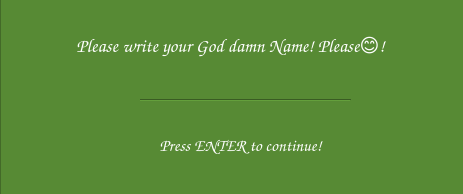
<?xml version="1.0" encoding="UTF-8"?>
<ui version="4.0">
 <class>SnekuStart</class>
 <widget class="QMainWindow" name="SnekuStart">
  <property name="geometry">
   <rect>
    <x>0</x>
    <y>0</y>
    <width>463</width>
    <height>194</height>
   </rect>
  </property>
  <property name="windowTitle">
   <string>MainWindow</string>
  </property>
  <widget class="QWidget" name="centralwidget">
   <widget class="QFrame" name="main_farme">
    <property name="geometry">
     <rect>
      <x>0</x>
      <y>-20</y>
      <width>681</width>
      <height>601</height>
     </rect>
    </property>
    <property name="styleSheet">
     <string notr="true">background-color: rgb(87, 138, 52);</string>
    </property>
    <property name="frameShape">
     <enum>QFrame::StyledPanel</enum>
    </property>
    <property name="frameShadow">
     <enum>QFrame::Raised</enum>
    </property>
    <widget class="Line" name="line">
     <property name="geometry">
      <rect>
       <x>140</x>
       <y>110</y>
       <width>211</width>
       <height>20</height>
      </rect>
     </property>
     <property name="styleSheet">
      <string notr="true">gridline-color: rgb(255, 255, 255);</string>
     </property>
     <property name="orientation">
      <enum>Qt::Horizontal</enum>
     </property>
    </widget>
    <widget class="QLabel" name="enter_label">
     <property name="geometry">
      <rect>
       <x>10</x>
       <y>40</y>
       <width>441</width>
       <height>51</height>
      </rect>
     </property>
     <property name="sizePolicy">
      <sizepolicy hsizetype="Ignored" vsizetype="Preferred">
       <horstretch>0</horstretch>
       <verstretch>0</verstretch>
      </sizepolicy>
     </property>
     <property name="font">
      <font>
       <family>Comic Sans MS</family>
       <pointsize>14</pointsize>
       <weight>75</weight>
       <bold>true</bold>
      </font>
     </property>
     <property name="styleSheet">
      <string notr="true">color: rgb(255, 255, 255);</string>
     </property>
     <property name="text">
      <string>Please write your God damn Name! Please😊!</string>
     </property>
     <property name="alignment">
      <set>Qt::AlignCenter</set>
     </property>
    </widget>
    <widget class="QLabel" name="enter_label_2">
     <property name="geometry">
      <rect>
       <x>50</x>
       <y>130</y>
       <width>401</width>
       <height>21</height>
      </rect>
     </property>
     <property name="font">
      <font>
       <family>Comic Sans MS</family>
       <pointsize>13</pointsize>
       <weight>75</weight>
       <bold>true</bold>
      </font>
     </property>
     <property name="styleSheet">
      <string notr="true">color: rgb(255, 255, 255);</string>
     </property>
     <property name="text">
      <string/>
     </property>
     <property name="alignment">
      <set>Qt::AlignCenter</set>
     </property>
    </widget>
    <widget class="QLabel" name="enter_label_3">
     <property name="geometry">
      <rect>
       <x>130</x>
       <y>151</y>
       <width>221</width>
       <height>28</height>
      </rect>
     </property>
     <property name="font">
      <font>
       <family>Comic Sans MS</family>
       <pointsize>13</pointsize>
       <weight>75</weight>
       <bold>true</bold>
      </font>
     </property>
     <property name="styleSheet">
      <string notr="true">color: rgb(255, 255, 255);</string>
     </property>
     <property name="text">
      <string>Press ENTER to continue!</string>
     </property>
     <property name="alignment">
      <set>Qt::AlignCenter</set>
     </property>
    </widget>
   </widget>
  </widget>
 </widget>
 <resources/>
 <connections/>
</ui>
